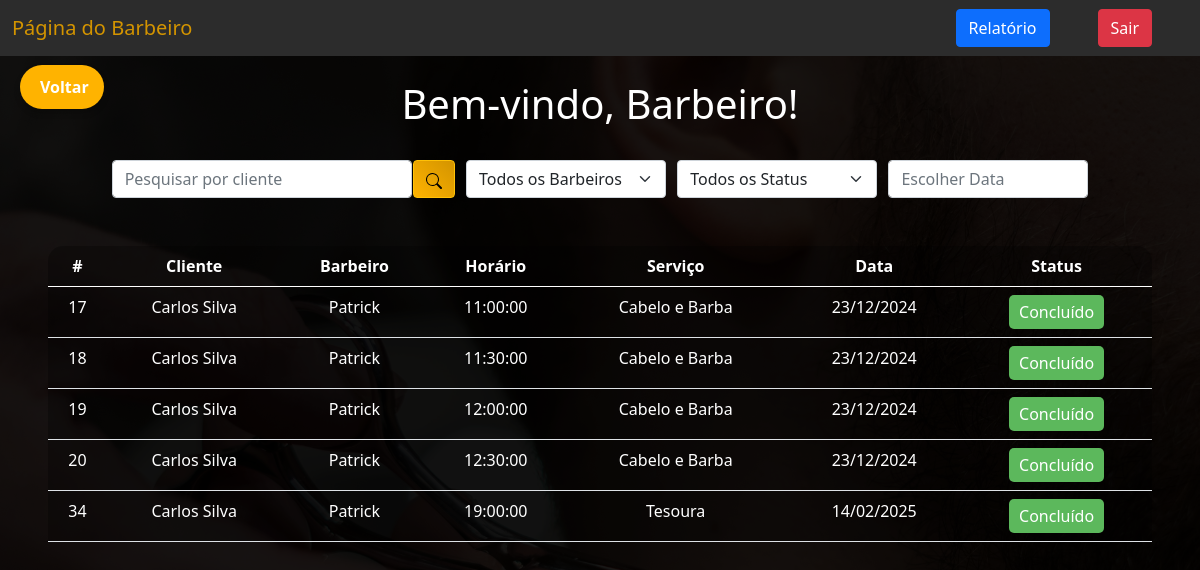
Page /select2.php?barbeiro=Patrick (signed in) on the committed database.
### tables this page shows
CREATE TABLE `agendamentos` (
  `id` int(11) UNSIGNED NOT NULL,
  `usuario_id` int(11) NOT NULL,
  `barbeiro` varchar(250) NOT NULL,
  `servico_id` int(11) UNSIGNED NOT NULL,
  `dia` varchar(250) NOT NULL,
  `horario` time NOT NULL,
  `quantidade` int(11) NOT NULL DEFAULT 1,
  `status` varchar(50) NOT NULL DEFAULT 'Pendente'
);

CREATE TABLE `usuarios` (
  `id` int(11) NOT NULL,
  `nivel` varchar(10) NOT NULL DEFAULT 'cliente',
  `nome` varchar(250) NOT NULL,
  `cpf` varchar(250) NOT NULL,
  `email` varchar(250) NOT NULL,
  `numero` varchar(250) NOT NULL,
  `senha` varchar(250) NOT NULL
);

CREATE TABLE `servicos` (
  `id` int(11) UNSIGNED NOT NULL,
  `nome` varchar(100) NOT NULL,
  `preco` decimal(10,2) NOT NULL
);

### select2.php (the view, shortened to what this page needs)
<?php
include_once('conexao.php');
$filter = "";
$dia = "";
if (!empty($_GET['search'])) {
    $data = $_GET['search'];
    $filter = "WHERE usuarios.nome LIKE '%$data%' OR agendamentos.barbeiro LIKE '%$data%'";
} else if (!empty($_GET['barbeiro'])) {
    $barbeiro = $_GET['barbeiro'];
    $filter = "WHERE agendamentos.barbeiro = '$barbeiro'";
} else if (!empty($_GET['dia'])) {
    $dia = $_GET['dia'];
    $filter = "WHERE agendamentos.dia >= '$dia'";
} else if (!empty($_GET['status'])) {
    $status = $_GET['status'];
    $filter = "WHERE agendamentos.status = '$status'";
}
$sql = "SELECT agendamentos.id, usuarios.nome AS cliente, agendamentos.barbeiro, agendamentos.horario, agendamentos.dia, servicos.nome AS servico, agendamentos.status
        FROM agendamentos
        JOIN usuarios ON agendamentos.usuario_id = usuarios.id
        JOIN servicos ON agendamentos.servico_id = servicos.id
        $filter
        ORDER BY (agendamentos.dia = '$dia') DESC, agendamentos.dia ASC, agendamentos.horario ASC";
$result = $conexao->query($sql);
?>
<!DOCTYPE html>
<html lang="pt-br">
<head>
    <link href="https://cdn.jsdelivr.net/npm/bootstrap@5.0.2/dist/css/bootstrap.min.css" rel="stylesheet">
    <link rel="stylesheet" href="https://cdn.jsdelivr.net/npm/flatpickr/dist/flatpickr.min.css">
</head>
<body>
    <nav class="navbar navbar-expand-lg" style="background-color: #2c2c2c;">
        <div class="container-fluid">
            <a class="navbar-brand" href="#">Página do Barbeiro</a>
        </div>
        <div class="d-flex">
            <a href="relatorio.php" class="btn btn-primary me-5">Relatório</a>
            <a href="sair.php" class="btn btn-danger me-5">Sair</a>
        </div>
    </nav>
    <a href="./select.php" class="btn-voltar">
            <i class='bx bx-left-arrow-alt'></i> Voltar
        </a>
    <br>
    <h1>Bem-vindo, Barbeiro!</h1>
    <br>
    <div class="box-search">
        <input type="search" class="form-control w-25" placeholder="Pesquisar por cliente" id="pesquisar">
        <button onclick="searchData()" class="btn btn-warning" style="background: linear-gradient(45deg, #ffb300, #d39400);">
        </button>
        <select class="dropdown-search form-select" id="barbeiroSelect" onchange="searchBarbeiro()">
            <option value="">Todos os Barbeiros</option>
        </select>
        <select class="dropdown-search form-select" id="statusSelect" onchange="searchStatus()">
            <option value="">Todos os Status</option>
        </select>
        <input type="text" class="form-control dropdown-search" id="dataSelect" placeholder="Escolher Data">
    </div>
    <div class="m-5">
        <table class="table text-white table-bg">
            <thead>
                <tr>
                    <th scope="col">#</th>
                    <th scope="col">Cliente</th>
                    <th scope="col">Barbeiro</th>
                    <th scope="col">Horário</th>
                    <th scope="col">Serviço</th>
                    <th scope="col">Data</th>
                    <th scope="col">Status</th>
                </tr>
            </thead>
            <tbody id="agendamentosTable">
                <?php
                while ($agendamento_data = mysqli_fetch_assoc($result)) {
                    $dataFormatada = date('d/m/Y', strtotime($agendamento_data['dia']));
                    $statusClass = ($agendamento_data['status'] == 'Pendente') ? 'pendente' : 'concluido';
                    echo "<tr>";
                    echo "<td>".$agendamento_data['id']."</td>";
                    echo "<td>".$agendamento_data['cliente']."</td>";
                    echo "<td>".$agendamento_data['barbeiro']."</td>";
                    echo "<td>".$agendamento_data['horario']."</td>";
                    echo "<td>".$agendamento_data['servico']."</td>";
                    echo "<td>".$dataFormatada."</td>";
                    echo "<td><button class='status-btn $statusClass' onclick='alterarStatus(".$agendamento_data['id'].", this)'>".$agendamento_data['status']."</button></td>";
                    echo "</tr>";
                }
                ?>
            </tbody>
        </table>
    </div>
</body>
</html>

### select2.php (style rules this page uses)
body { background-image: url(./imagens/fundo.png); color: white; text-align: center; }
.table-bg { background: rgba(0, 0, 0, 0.3); border-radius: 15px 15px 0 0; }
.box-search { display: flex; justify-content: center; gap: .1%; }
.navbar-brand { color: #d39400; }
.dropdown-search { width: 200px; margin-left: 10px; }
.status-btn { border: none; border-radius: 5px; padding: 5px 10px; cursor: pointer; transition: background-color 0.3s ease; }
.status-btn.concluido { background-color: #5cb85c; color: white; }
.btn-voltar { position: absolute; top: 65px; left: 20px; display: flex; align-items: center; background: #ffb300; color: #fff; text-decoration: none; padding: 10px 15px; border-radius: 30px; font-size: 16px; font-weight: 600; box-shadow: 0 4px 6px rgba(0, 0, 0, 0.2); transition: background 0.3s, transform 0.2s; }

### rows in the picture
agendamentos: id "17", usuario.nome "Carlos Silva", barbeiro "Patrick", horario "11:00:00", servico.nome "Cabelo e Barba", dia "23/12/2024", status "Concluído"
agendamentos: id "18", usuario.nome "Carlos Silva", barbeiro "Patrick", horario "11:30:00", servico.nome "Cabelo e Barba", dia "23/12/2024", status "Concluído"
agendamentos: id "19", usuario.nome "Carlos Silva", barbeiro "Patrick", horario "12:00:00", servico.nome "Cabelo e Barba", dia "23/12/2024", status "Concluído"
agendamentos: id "20", usuario.nome "Carlos Silva", barbeiro "Patrick", horario "12:30:00", servico.nome "Cabelo e Barba", dia "23/12/2024", status "Concluído"
agendamentos: id "34", usuario.nome "Carlos Silva", barbeiro "Patrick", horario "19:00:00", servico.nome "Tesoura", dia "14/02/2025", status "Concluído"
